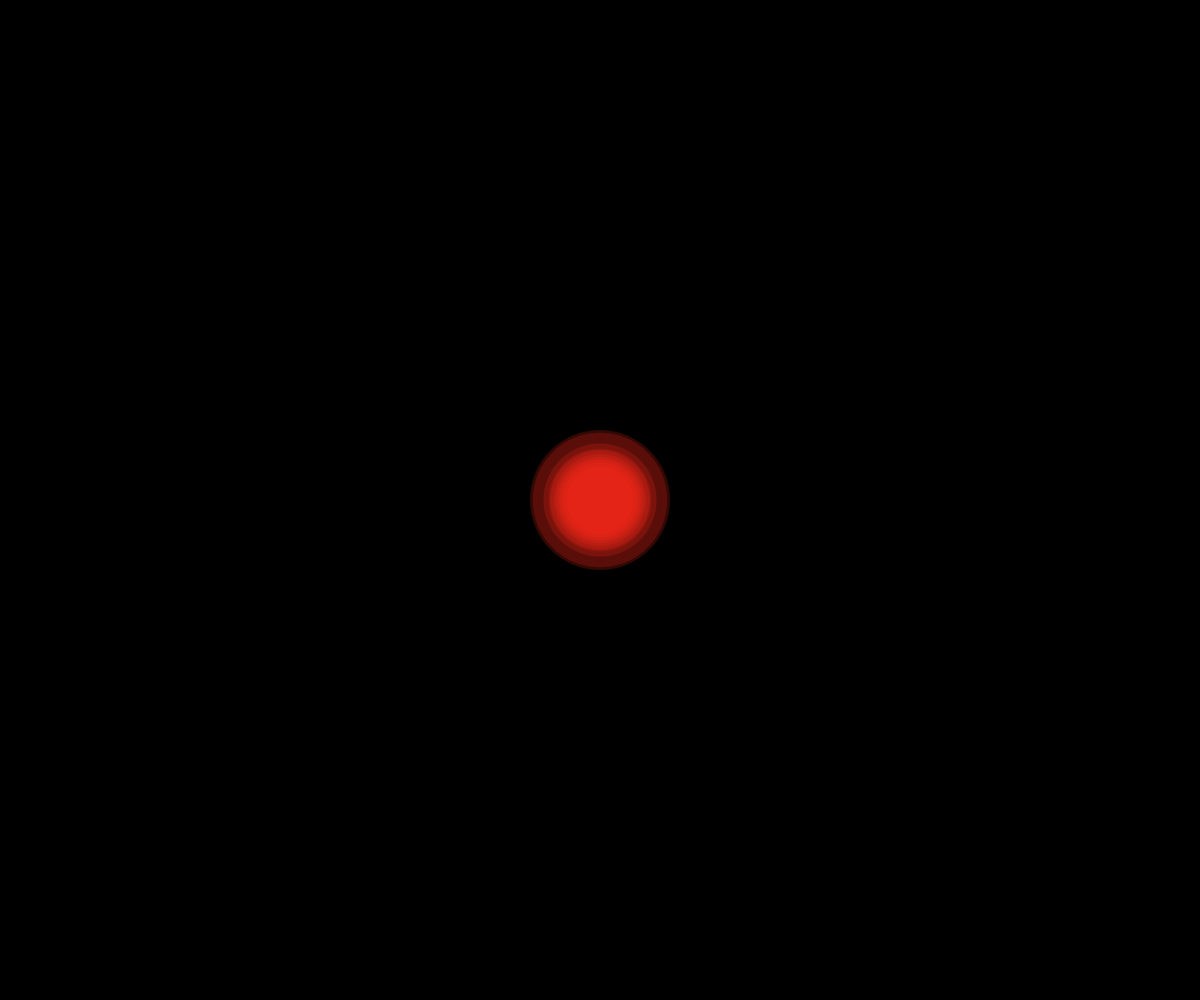
Frame 1 (no input)
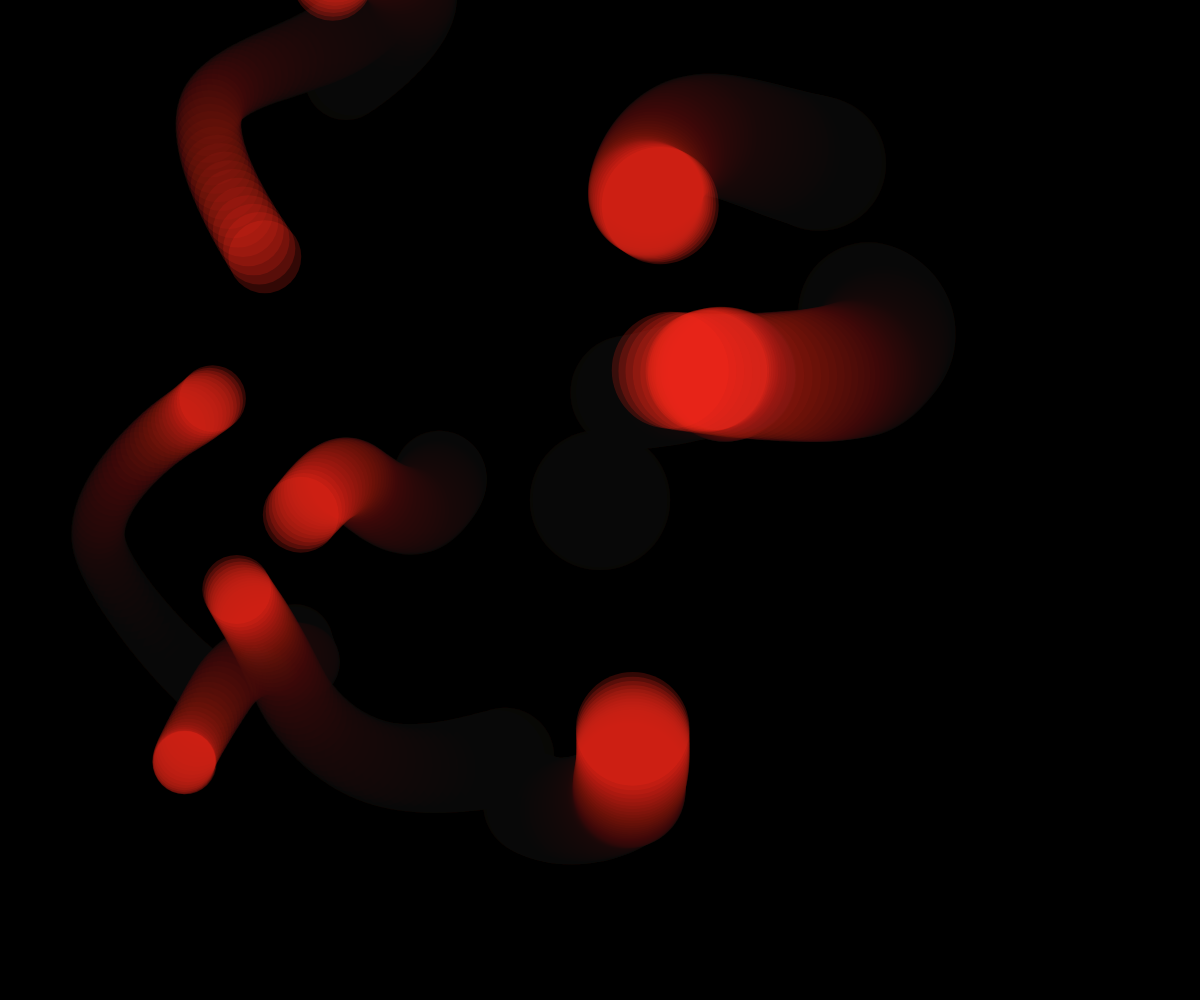
Frame 60 (no input)
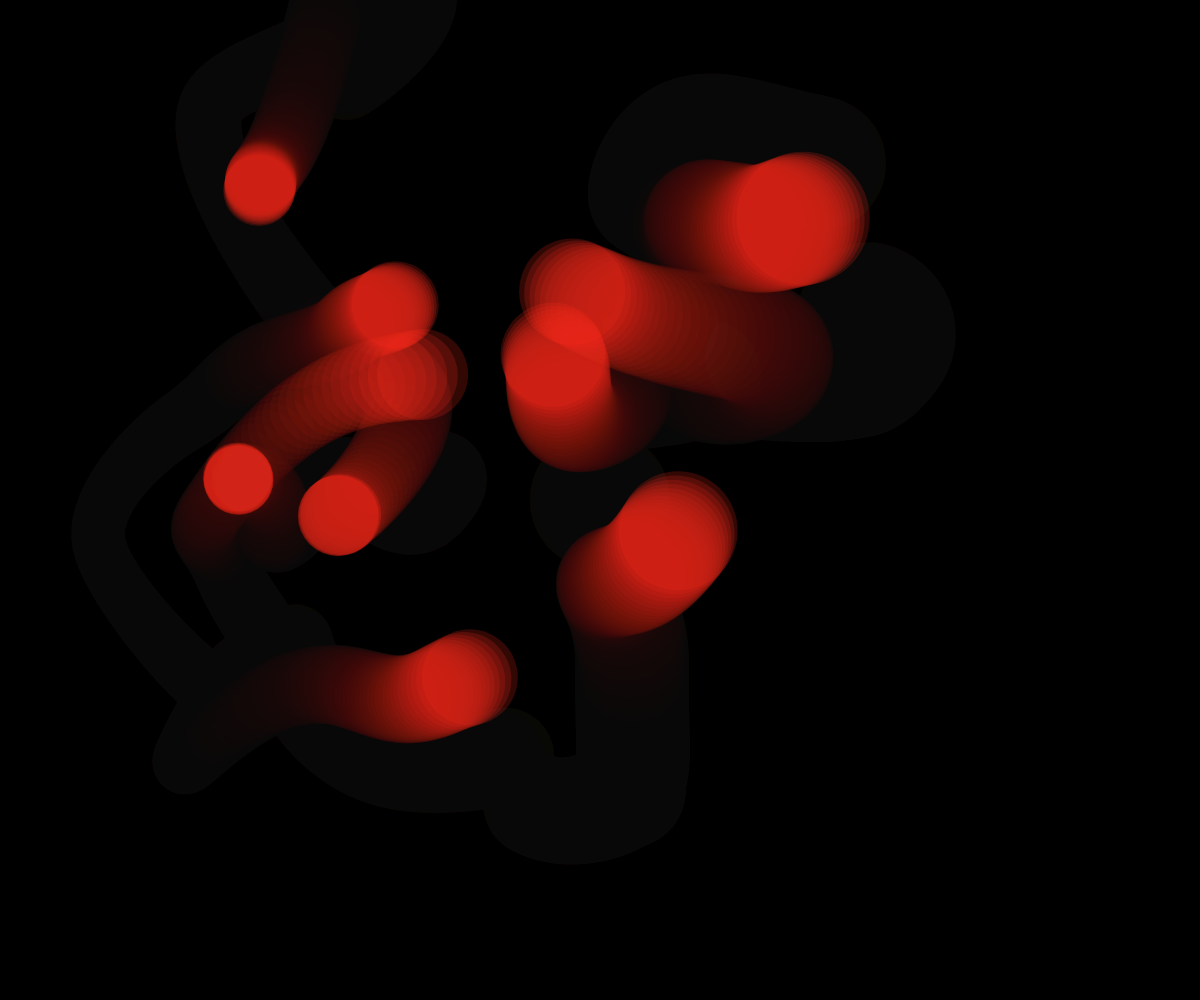
Frame 120 (the mouse pressed at the canvas centre since frame 60)

The p5.js sketch that drew these frames (run headless with seeded random() and noise() and a simulated clock; from frame 60 on, the mouse is pressed at the canvas centre):

// p5.js sketch
// ── sketch.js
// ------------------------------------------------- //
// 27/01/2018
// Evan MacHale - N00150552
// Interactive Graphics Module Year 3
// The Nature of Code by Daniel Shiffman
// Introduction // I.6 Perlin Noise // Part b.
// One dimensional Noise
// http://natureofcode.com/book/introduction/
// ------------------------------------------------- //
function Walker() {
  // Data
  // 'Vectors' entities that have magnitude & direction
  // Class stores datatypes 'x' & 'y' for 2D
  this.position = createVector(width/2,height/2);
  // noff represents time -> linear scale
  this.noff = createVector(random(1000),random(1000));
  // Functionality
  this.display = function() {
    noStroke();
    fill(255,45,30,50);
    // Pass 'ellipse' x & y pos of position vector, will change with Noise
    // Notice we pass the same size parametres -> 'noise(this.noff.x),0,1,20,200'
    // And on screen, ellipse's retunr same radii
    // This is because the noise function is 'deterministic'
    // It gives you the same result for a specific time t each and every time
    ellipse(this.position.x,this.position.y,map(noise(this.noff.x),0,1,20,200),map(noise(this.noff.x),0,1,20,200));
  }
  this.walk = function() {
    // 'new value(value,current min,current max,new min,new max)'
    this.position.x = map(noise(this.noff.x),0,1,0-200,width+200);
    this.position.y = map(noise(this.noff.y),0,1,0-200,height+200);
    // Change in 'time'
    this.noff.add(0.005,0.005);
  }
}

var myWalkers;
var numWalkers;

function setup() {
  // All below nothing new
  numWalkers = 10;
  myWalkers = []
  createCanvas(windowWidth, windowHeight);
    for (var i = 0; i < numWalkers; i++) {
    myWalkers[i] = new Walker();
  }
  background('black');
}

function draw() {
    fill(0,15);
    rect(0,0,width,height);
    for (var i = 0; i < numWalkers; i++) {
      myWalkers[i].display();
      myWalkers[i].walk();
    }
}
